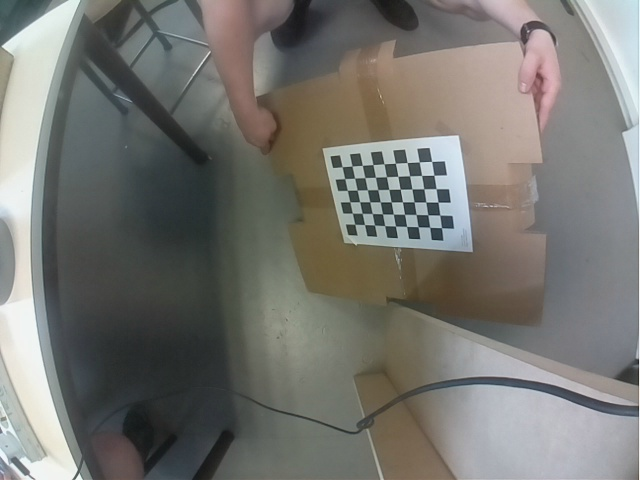
#> input picture info/api/images_calibration/calibration_image2022-05-21_16-47-32.jpg, 640 x 480 px
$ python take_picture.py   (older library calls are emulated)
#> lines starting #> are read from the running program, lines starting #| are printed output that depends on the picture
import datetime
import cv2
import numpy as np


def undistord(img_path):
    DIM = (640, 480)
    K = np.array([[379.6688975804594, 0.0, 312.0300482074414], [0.0, 379.5133193658524, 227.21496286416718],
                       [0.0, 0.0, 1.0]])
    D = np.array([[-0.08455712051937993], [-0.13201934759139028], [0.21704389572592145], [-0.11366112601728705]])
    img = cv2.imread(img_path)
#> img is the input picture: shape (480, 640, 3); mean B, G, R 112.7, 117.5, 117.9
    map1, map2 = cv2.fisheye.initUndistortRectifyMap(K, D, np.eye(3), K, DIM, cv2.CV_16SC2)
    undistorted_img = cv2.remap(img, map1, map2, interpolation=cv2.INTER_LINEAR, borderMode=cv2.BORDER_CONSTANT)
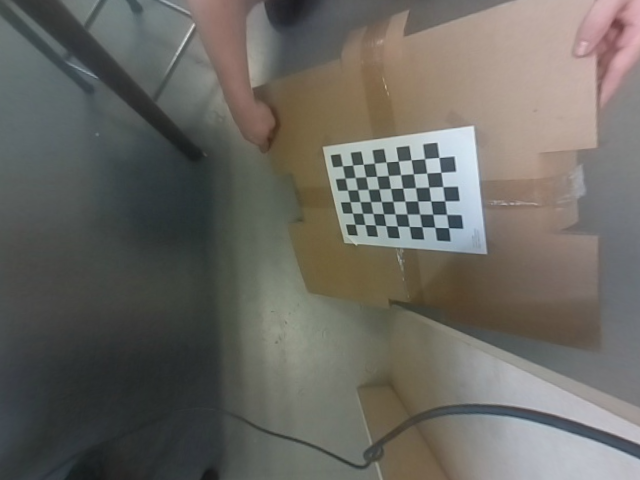
#> undistorted_img: shape (480, 640, 3); mean B, G, R 97.8, 103.6, 105.4
    cv2.imshow("undistorted", undistorted_img)
    cv2.waitKey(0)
    cv2.destroyAllWindows()

if __name__ == '__main__':
    # [5 lines of commented-out code are left out]
    undistord('./images_calibration/calibration_image2022-05-21_16-47-32.jpg')

$ run again, with info/api/images_calibration/calibration_image2022-05-21_16-46-34.jpg copied over info/api/images_calibration/calibration_image2022-05-21_16-47-32.jpg
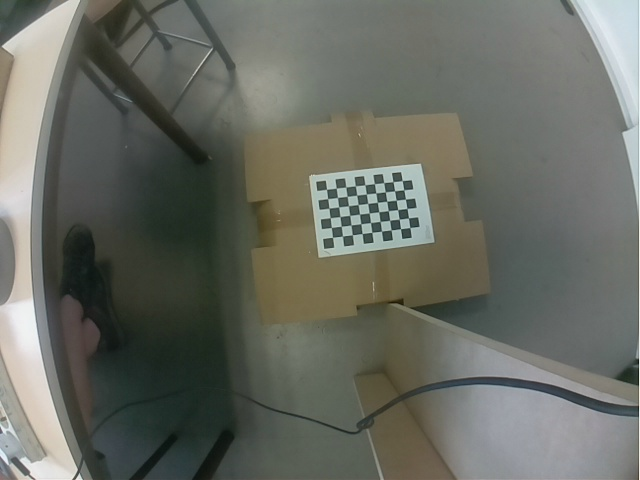
#> input picture info/api/images_calibration/calibration_image2022-05-21_16-46-34.jpg, 640 x 480 px
#> in undistord, img is the input picture: shape (480, 640, 3); mean B, G, R 98.2, 106.7, 103.9
#> in undistord, `undistorted_img = cv2.remap(img, map1, map2, interpolation=cv2.INTER_L..`:
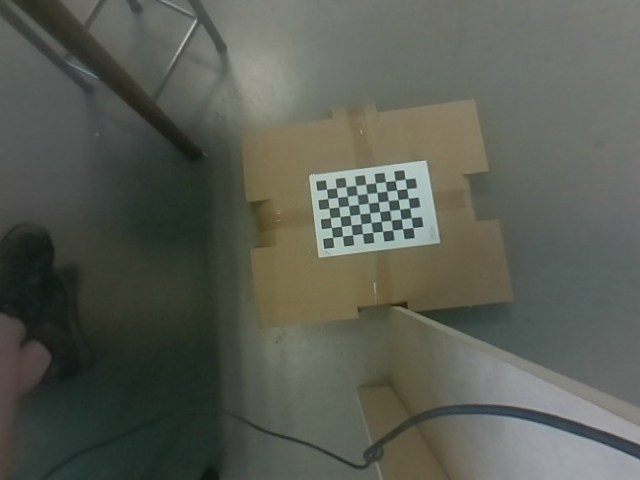
#> undistorted_img: shape (480, 640, 3); mean B, G, R 82.9, 92.2, 88.6

$ run again, with info/api/images_calibration/calibration_image2022-05-21_16-47-24.jpg copied over info/api/images_calibration/calibration_image2022-05-21_16-47-32.jpg
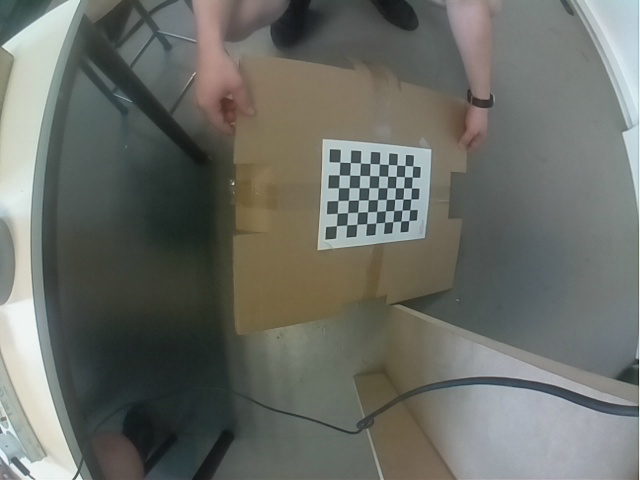
#> input picture info/api/images_calibration/calibration_image2022-05-21_16-47-24.jpg, 640 x 480 px
#> in undistord, img is the input picture: shape (480, 640, 3); mean B, G, R 102.9, 109.1, 106.3
#> in undistord, `undistorted_img = cv2.remap(img, map1, map2, interpolation=cv2.INTER_L..`:
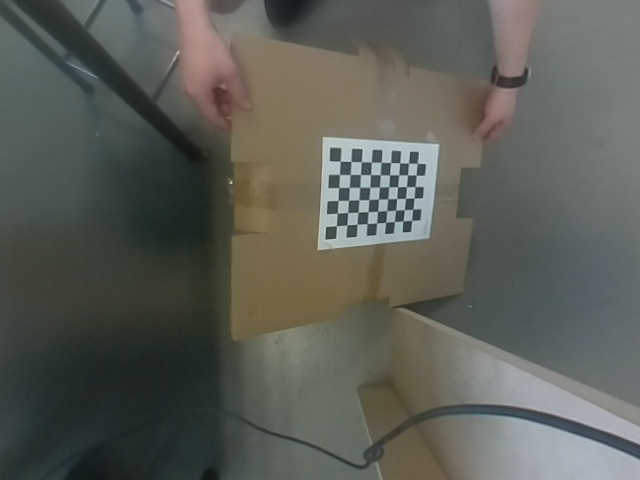
#> undistorted_img: shape (480, 640, 3); mean B, G, R 86.9, 93.7, 91.3
